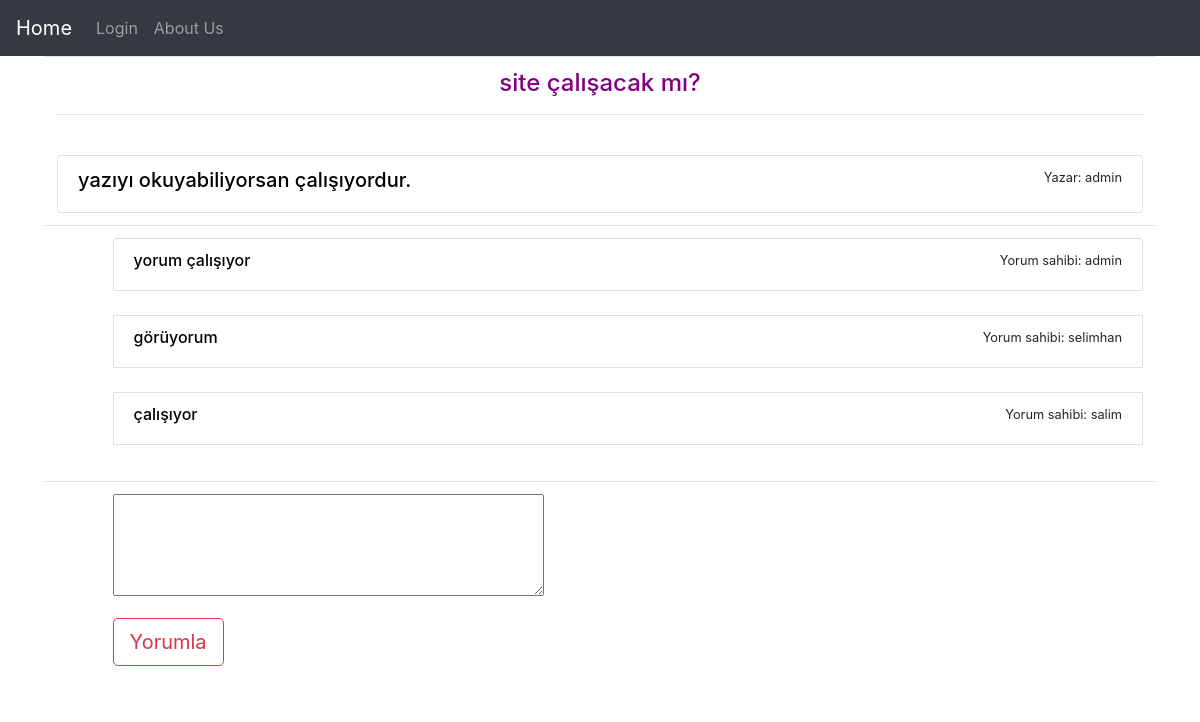
The page /profile/1 on the database as committed earlier.
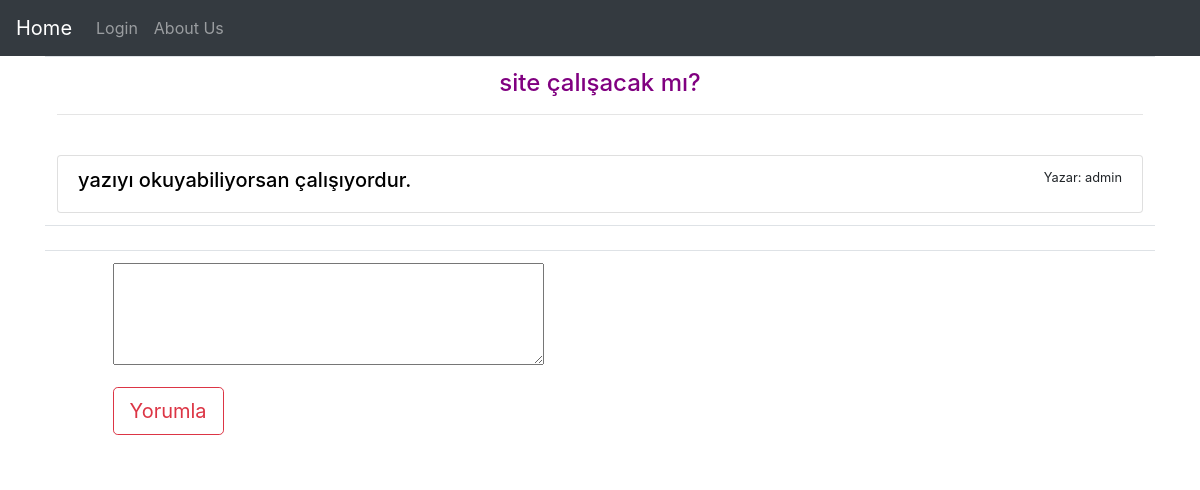
The same page on the database as committed later.
### app/models.py (models this page shows, shortened)
class Comment(models.Model):
    text = models.TextField()
    author = models.ForeignKey(User, on_delete=models.CASCADE)
    post = models.ForeignKey(Post, on_delete=models.CASCADE)
    class Meta:
        db_table = "t_comment"

### app/views.py (the view, shortened to what this page needs)
# urls.py: path('profile/<int:id>', article_detail),
def article_detail(request, id):
    post = Post.objects.get(id=id)
    context = {
        "makale": post
    }
    return render(request, "article.html", context)

### templates/article.html (shortened to what this page needs)
{% extends 'index.html' %}
{% block appbody%}
<table align="center" class="table" border="0" width=100%>
    <tr>
        <td colspan="2">
            <h4 class="purpletext text-center">{{makale.title}}</h4>
    <hr><br>
    <div class="list-group">
        <div class="list-group-item d-flex justify-content-between">
            <h5 class="blacktext text-left">{{makale.content}}</h5>
            <small>Yazar: {{makale.author}}</small>
        </div>
    </div>
        </td>
    </tr>
    <tr>
        <td></td>
        <td>
            <span>
                <div class="list-group">
                    {% for comment in makale.comment_set.all %}
                    <div class="list-group-item d-flex justify-content-between">
                        <h6 class="blacktext text-left">{{comment.text}}</h6>
                        <small>Yorum sahibi: {{comment.author}}</small>
                    </div>
                    <br>
                    {%endfor%}
                </div>
            </span>
        </td>
    </tr>
    <tr>
        <td></td>
        <td>
            <form action="" method="post">
                <textarea name="yorum" id="" cols="40" rows="4"></textarea>
                <br>
                <button class="btn btn-lg btn-outline-danger my-3" type="submit">Yorumla</button>
            </form>
        </td>
    </tr>
    </table>
{% endblock appbody%}

Rows that differ between the two databases and show on the page:
no longer on this page (row edited): Comment: text "yorum çalışıyor", author "admin"
removed Comment: text "görüyorum", author "selimhan"
removed Comment: text "çalışıyor", author "salim"
